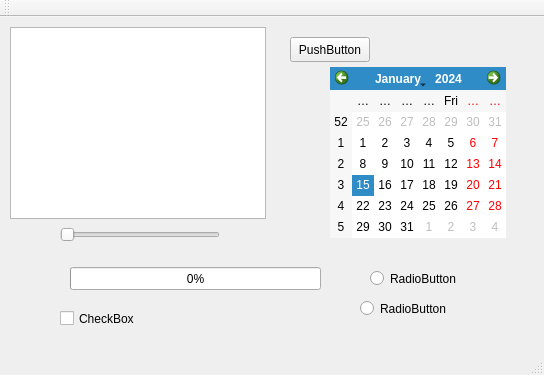
<?xml version="1.0" encoding="UTF-8"?>
<ui version="4.0">
 <class>MainWindow</class>
 <widget class="QMainWindow" name="MainWindow">
  <property name="geometry">
   <rect>
    <x>0</x>
    <y>0</y>
    <width>544</width>
    <height>375</height>
   </rect>
  </property>
  <property name="windowTitle">
   <string>MainWindow</string>
  </property>
  <widget class="QWidget" name="centralWidget">
   <widget class="QPushButton" name="pushButton">
    <property name="geometry">
     <rect>
      <x>290</x>
      <y>20</y>
      <width>80</width>
      <height>25</height>
     </rect>
    </property>
    <property name="text">
     <string>PushButton</string>
    </property>
   </widget>
   <widget class="QTextBrowser" name="textBrowser">
    <property name="geometry">
     <rect>
      <x>10</x>
      <y>10</y>
      <width>256</width>
      <height>192</height>
     </rect>
    </property>
   </widget>
   <widget class="QSlider" name="horizontalSlider">
    <property name="geometry">
     <rect>
      <x>60</x>
      <y>210</y>
      <width>160</width>
      <height>16</height>
     </rect>
    </property>
    <property name="maximum">
     <number>100</number>
    </property>
    <property name="orientation">
     <enum>Qt::Horizontal</enum>
    </property>
   </widget>
   <widget class="QProgressBar" name="progressBar">
    <property name="geometry">
     <rect>
      <x>70</x>
      <y>250</y>
      <width>251</width>
      <height>23</height>
     </rect>
    </property>
    <property name="value">
     <number>0</number>
    </property>
   </widget>
   <widget class="QCalendarWidget" name="calendarWidget">
    <property name="geometry">
     <rect>
      <x>330</x>
      <y>50</y>
      <width>176</width>
      <height>171</height>
     </rect>
    </property>
   </widget>
   <widget class="QRadioButton" name="radioButton">
    <property name="geometry">
     <rect>
      <x>370</x>
      <y>250</y>
      <width>96</width>
      <height>23</height>
     </rect>
    </property>
    <property name="text">
     <string>RadioButton</string>
    </property>
   </widget>
   <widget class="QRadioButton" name="radioButton_2">
    <property name="geometry">
     <rect>
      <x>360</x>
      <y>280</y>
      <width>96</width>
      <height>23</height>
     </rect>
    </property>
    <property name="text">
     <string>RadioButton</string>
    </property>
   </widget>
   <widget class="QCheckBox" name="checkBox">
    <property name="geometry">
     <rect>
      <x>60</x>
      <y>290</y>
      <width>82</width>
      <height>23</height>
     </rect>
    </property>
    <property name="text">
     <string>CheckBox</string>
    </property>
   </widget>
  </widget>
  <widget class="QMenuBar" name="menuBar">
   <property name="geometry">
    <rect>
     <x>0</x>
     <y>0</y>
     <width>544</width>
     <height>22</height>
    </rect>
   </property>
  </widget>
  <widget class="QToolBar" name="mainToolBar">
   <attribute name="toolBarArea">
    <enum>TopToolBarArea</enum>
   </attribute>
   <attribute name="toolBarBreak">
    <bool>false</bool>
   </attribute>
  </widget>
  <widget class="QStatusBar" name="statusBar"/>
 </widget>
 <layoutdefault spacing="6" margin="11"/>
 <resources/>
 <connections/>
</ui>
